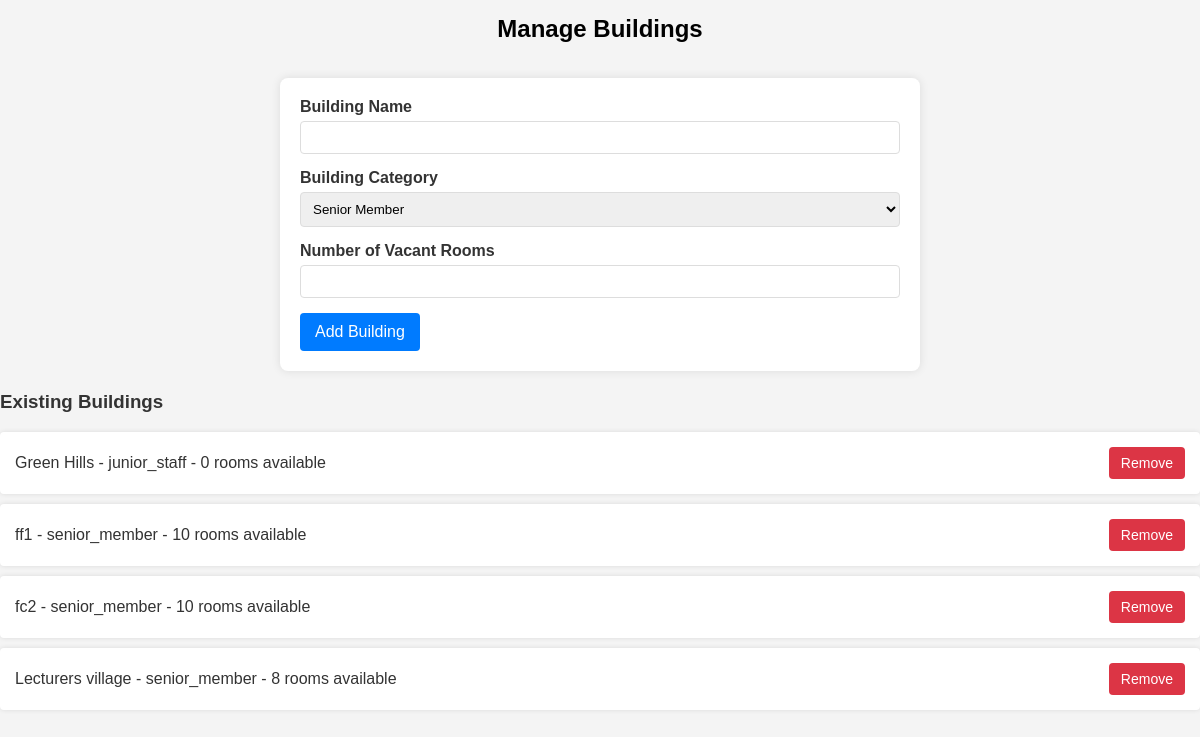
Page /manage-buildings/ on the earlier database version.
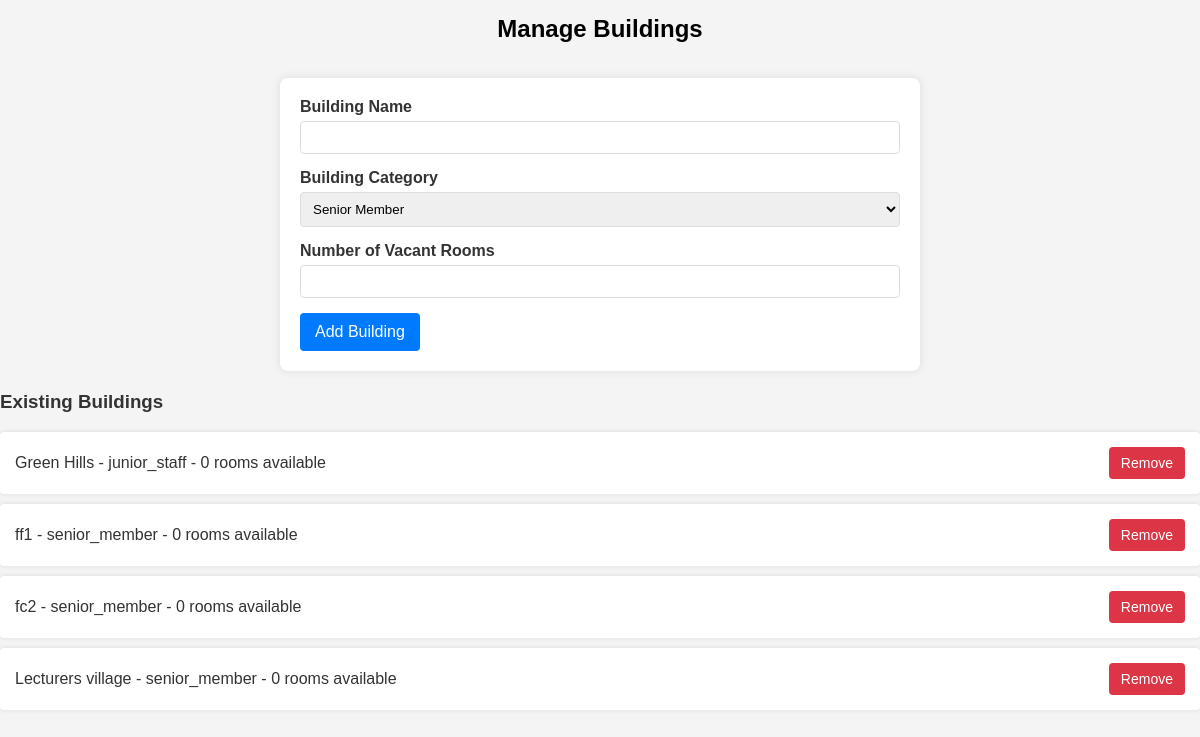
Same page on the later database version.
### project/models.py (models this page shows, shortened)
class Building(models.Model):
    CATEGORY_CHOICES = [
        ('senior_member', 'Senior Member'),
        ('senior_staff', 'Senior Staff'),
        ('junior_staff', 'Junior Staff'),
    ]
    name = models.CharField(max_length=100)
    category = models.CharField(max_length=50, choices=CATEGORY_CHOICES)
    vacant_rooms = models.IntegerField()

### project/views.py (the view, shortened to what this page needs)
# urls.py: path('manage-buildings/', views.admin_manage_buildings, name='manage_buildings'),
def admin_manage_buildings(request):
    buildings = Building.objects.all()
    return render(request, 'admin_manage.html', {'buildings': buildings})

### templates/admin_manage.html (shortened to what this page needs)
<!DOCTYPE html>
<html lang="en">
<head>
</head>
<body>
    <h2>Manage Buildings</h2>
    <form action="{% url 'manage_buildings' %}" method="POST">
        <div>
            <label for="name">Building Name</label>
            <input type="text" id="name" name="name" required>
        </div>
        <div>
            <label for="category">Building Category</label>
            <select id="category" name="category" required>
                <option value="senior_member">Senior Member</option>
            </select>
        </div>
        <div>
            <label for="vacant_rooms">Number of Vacant Rooms</label>
            <input type="number" id="vacant_rooms" name="vacant_rooms" required>
        </div>
        <button type="submit">Add Building</button>
    </form>
    <h3>Existing Buildings</h3>
    <ul>
        {% for building in buildings %}
            <li>
                {{ building.name }} - {{ building.category }} - {{ building.vacant_rooms }} rooms available
                <a href="#" onclick="event.preventDefault(); if(confirm('Are you sure you want to delete this building?')) document.getElementById('delete-form-{{ building.id }}').submit();">
                    <button type="button" class="remove-button">Remove</button>
                </a>
            </li>
        {% endfor %}
    </ul>
</body>
</html>

Differences in the rows shown:
changed Building "ff1": vacant_rooms "10" → "0"
changed Building "fc2": vacant_rooms "10" → "0"
changed Building "Lecturers village": vacant_rooms "8" → "0"
